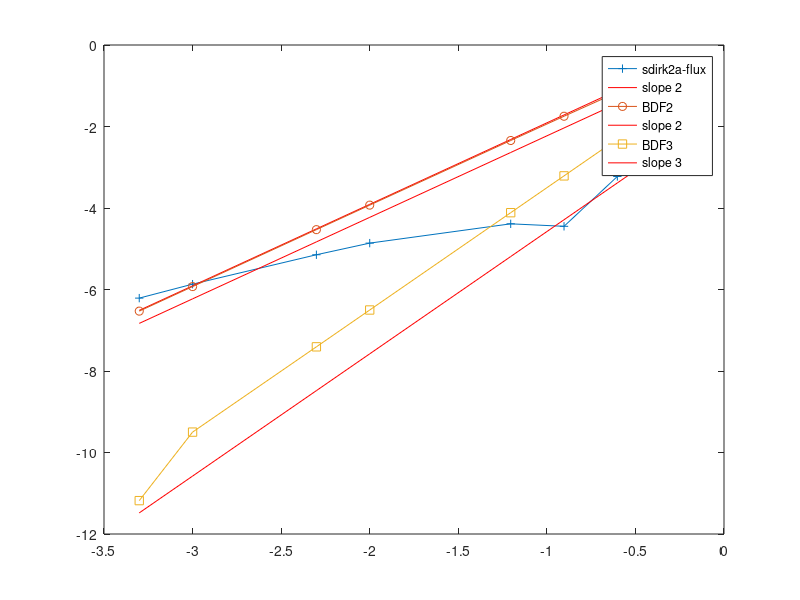

Reproduce this figure in MATLAB.
clear all; close all; clc;
% exact solution for flux: (1-x)*x*(1+t)^p = bf2(x)/4*(1+t)^p
% exact solution for precusors: (1-x)*x*(1+t)^p = bf2(x)/4*(1+t)^p
p=4;
% pb data
D=1; v=1e4;
beta=0.001; nsf=1.1;sa=1;
lambda=0.1;

% first basis function
bf1=@(x)(1-x).*(0.5-x)*2;
% last basis function
bf3=@(x)x.*(x-0.5)*2;
% middle basis function
bf2=@(x)4*x.*(1-x);
% derivative of the middle basis function
dbf2=@(x)4*(1-2.*x);
% second derivative of the middle basis function
ddbf2=@(x)-8+0.*x;
% temporal component
f = @(t) (1+t)^p;
dfdt = @(t) p*(1+t)^(p-1);

% exact solution for flux and prec
exact=@(x,t) f(t)*bf2(x);

% fem entry for second basis function
b2b2=integral(@(x)bf2(x).*bf2(x),0,1); % used for mass matrix of flux
ddb2=integral(@(x)ddbf2(x).*bf2(x),0,1);
grad2grad2 =integral(@(x)(dbf2(x)).^2,0,1);
% matrix entry for the flux
Aflx=-D*grad2grad2+(nsf*(1-beta)-sa)*b2b2;
IV=b2b2/v;
% source term for the flux equation after fem stuff (i.e., analytical src
% term tested against bf2 and integrated over space:
% recall: analytcial src term is: 
%  1/v dfdt(t) b2(x) - [(nsf(1-beta)-sa)b2(x)+div(D.grad b2(x))]f(t)
S_flx =@(t) b2b2/v*dfdt(t) - f(t)*((nsf*(1-beta)-sa)*b2b2 +D*ddb2) - f(t)*lambda*b2b2;
% exact solution for the flux at x=0.5 ==> bf2(0.5)/4*(1+t)^p = (1+t)^p /4

% source term for the precursors after fem stuff (precursors that are not coupled to flux: 1 and 3)
% exact solution for precursors x(1-x)*(1+t)^p = bf2(x)/4*(1+t)^p
b1b2=integral(@(x)bf1(x).*bf2(x),0,1);
S_p1 = @(t) dfdt(t)*b1b2 + f(t)*lambda*b1b2;
S_p2 = @(t) dfdt(t)*b2b2 + f(t)*lambda*b2b2  - beta*nsf*b2b2*f(t);
% no need for 3 equation because b1b2=b3b2
b3b2=integral(@(x)bf3(x).*bf2(x),0,1);
ex_p1=@(t) f(t)*b1b2;
ex_p2=@(t) f(t)*b2b2;

% full exact solution
ex = @(t) [ exact(0.5,t); ex_p2(t); ex_p1(t) ] ;

% initial values: flux(x=0.5,t=0), p1(t=0)=int( bf1(x) exact_p1(x,t=0) dx,
% same for p2
yinit=ex (0.);

% simulation end time
tend=5;

% size of size
n=3;
% create the time-deriviative part of the system matrix
TD = [ IV 0 0 ; 0 1 0 ; 0 0 1];
% create the steady-state part of the system matrix
A = [ Aflx lambda 0 ; beta*nsf*b2b2 -lambda 0; 0 0 -lambda]; 
% create the time-dependent rhs
S_vec = @(t) [ S_flx(t) ; S_p2(t) ; S_p1(t) ];

do_bdf2=true;
do_bdf3=true;

ntimes=[10 20 40 80 500 1000 5000 1e4 ]; % 5e4 1e5];% 5e5];% 5e5];

time_integration='sdirk2a';
switch time_integration
    case 'sdirk3'
        rk.nstages=3;
        rk.g=0.43586652150845899941601945119356;
        rk.a=[rk.g 0 0; ...
            ((1-rk.g)/2) rk.g 0;...
            (-(6*rk.g^2-16*rk.g+1)/4) ((6*rk.g^2-20*rk.g+5)/4) rk.g];
        rk.c=sum(rk.a,2);
        rk.b=rk.a(rk.nstages,:);
        rk.order=3;
    case 'sdirk3a'
        rk.nstages=3;
        rk.g=0.2113248654051871177454256097490213;
        rk.a=[rk.g, 0, 0 ;...
            rk.g, rk.g, 0;...
            rk.g, 0.5773502691896257645091487805019573, rk.g ];
        rk.c=sum(rk.a,2);
        rk.b=rk.a(rk.nstages,:);
        rk.order=3;
    case 'sdirk2a'
        rk.nstages=2;
        rk.g=0.2928932188134524755991556378951510;
        rk.a=[rk.g, 0 ;...
            1-rk.g, rk.g];
        rk.c=sum(rk.a,2);
        rk.b=rk.a(rk.nstages,:);
        rk.order=2;
    case 'sdirk2b'
        rk.nstages=2;
        rk.g=1.707106781186547524400844362104849;
        rk.a=[rk.g, 0 ;...
            1-rk.g, rk.g];
        rk.c=sum(rk.a,2);
        rk.b=rk.a(rk.nstages,:);
        rk.order=2;
    case 'sdirk4b'
        rk.nstages=5;
        rk.g=0.25;
        rk.a=[rk.g, 0, 0, 0, 0 ;...
            0.5,rk.g, 0, 0, 0;...
            0.34, -0.04, rk.g, 0, 0;...
            0.2727941176470588235294117647058824, -0.05036764705882352941176470588235294, 0.02757352941176470588235294117647059, rk.g, 0;...
            1.041666666666666666666666666666667,-1.020833333333333333333333333333333,7.8125,-7.083333333333333333333333333333333, rk.g ];
        rk.c=sum(rk.a,2);
        rk.b=rk.a(rk.nstages,:);
        rk.order=4;
    case 'sdirk4a'
        rk.nstages=5;
        rk.g=0.2666666666666666666666666666666667;
        rk.a=[rk.g, 0, 0, 0, 0 ;...
            0.5,rk.g, 0, 0, 0;...
            0.3541539528432732316227461858529820, -0.05415395284327323162274618585298197, rk.g, 0, 0;...
            0.08515494131138652076337791881433756, -0.06484332287891555171683963466229754, 0.07915325296404206392428857585141242, rk.g, 0;...
            2.100115700566932777970612055999074, -0.7677800284445976813343102185062276, 2.399816361080026398094746205273880, -2.998818699869028161397714709433394, rk.g ];
        rk.c=sum(rk.a,2);
        rk.b=rk.a(rk.nstages,:);
        rk.order=4;
    otherwise
        error('this sdirk is not available');
end

err=zeros(n,length(ntimes));
for iconv=1:length(ntimes)
    dt=tend/ntimes(iconv);
    tn=0;
    yn=yinit;
    fprintf('%d/%d\n',iconv,length(ntimes));
    y=zeros(n,rk.nstages); SS=y;
    for it=1:ntimes(iconv)
        for i=1:rk.nstages
            ti = tn + rk.c(i)*dt;
            SS(:,i)=S_vec(ti);
            rhs = TD*yn + dt*rk.a(i,i)*SS(:,i);
            for j=1:i-1
                rhs = rhs + dt*rk.a(i,j)*(A*y(:,j)+SS(:,j));
            end
            y(:,i) = (TD -rk.a(i,i)*dt*A) \ rhs;
        end
        yn = y(:,end);
        tn = tn + dt;
    end
    err(:,iconv)=abs(yn-ex(tend));
end

plot( log10(tend./ntimes), log10(err(1,:)), '+-' ); hold all
% plot( log10(tend./ntimes), log10(err(2,:)), '+-' ); hold all
% plot( log10(tend./ntimes), log10(err(3,:)), '+-' ); hold all
% slope_err = polyfit(log10(tend./ntimes), log10(err),1)
% reference line y=Cx^s log(y) = log(C) + s log(x)
% we pick one value of (x,y) to get C
% the multiplier in front of C is used to shift the ref. line
nn=1; %
nn=length(err(1,:));
s=rk.order; C=0.5*err(1,nn)/(tend/ntimes(nn))^s;
y=C*(tend./ntimes).^s;
hold all;plot(log10(tend./ntimes), log10(y), 'r-')
leg=char(strcat(time_integration,'-flux')); 
% leg=char(leg,strcat(time_integration,'-p2')); 
% leg=char(leg,strcat(time_integration,'-p1')); 
leg=char(leg,sprintf('slope %d',s)); 
% legend(leg)

if do_bdf2
    leg=char(leg,'BDF2'); 
    leg=char(leg,sprintf('slope %d',2));
    for iconv=1:length(ntimes)
        dt=tend/ntimes(iconv);
        tn=0;
        yn=yinit;
        fprintf('%d/%d\n',iconv,length(ntimes));
        yolder=yn;
        % first time step: CN
        %         for it=1:ntimes(iconv)
        yn = (TD-dt/2*A)\ ( (TD+dt/2*A)*yn + dt/2*(S_vec(tn)+S_vec(tn+dt)));
        tn = tn + dt;
        %         end
        % other time steps: BDF2
        for it=2:ntimes(iconv)
            ynew = ( TD -2/3*dt*A) \ ( TD/3*(4*yn-yolder) +2/3*dt*S_vec(tn+dt));
            tn = tn + dt;
            yolder=yn;
            yn=ynew;
        end
        err(:,iconv)=abs(yn-ex(tend));
    end
    
    plot( log10(tend./ntimes), log10(err(1,:)), 'o-' )
    % slope_err = polyfit(log10(tend./ntimes), log10(err),1)
    % reference line y=Cx^s log(y) = log(C) + s log(x)
    % we pick one value of (x,y) to get C
    % the multiplier in front of C is used to shift the ref. line
    nn=1; %
    nn=length(err(1,:));
    s=2; C=0.5*err(1,nn)/(tend/ntimes(nn))^s;
    y=C*(tend./ntimes).^s;
    hold all;plot(log10(tend./ntimes), log10(y), 'r-')
    
end

% legend(leg)
% return

if do_bdf3
    leg=char(leg,'BDF3'); 
    leg=char(leg,sprintf('slope %d',3));
    for iconv=1:length(ntimes)
        dt=tend/ntimes(iconv);
        tn=0;
        yn=yinit;
        fprintf('%d/%d\n',iconv,length(ntimes));
        % first time step: CN
        yn = (TD-dt/2*A)\ ( (TD+dt/2*A)*yn + dt/2*(S_vec(tn)+S_vec(tn+dt)));
        tn = tn + dt;
        % second time step: BDF2
        yolder=yinit;
        ynew = ( TD -2/3*dt*A) \ ( TD/3*(4*yn-yolder) +2/3*dt*S_vec(tn+dt));
        tn = tn + dt;
        yoldest=yinit;
        yolder=yn;
        yn=ynew;
        % other time steps: BDF3
        for it=3:ntimes(iconv)
            ynew = ( TD -6/11*dt*A) \ ( TD/11*(18*yn-9*yolder+2*yoldest) +6/11*dt*S_vec(tn+dt));
            tn = tn + dt;
            yoldest=yolder;
            yolder=yn;
            yn=ynew;
        end
        err(:,iconv)=abs(yn-ex(tend));
    end
    
    plot( log10(tend./ntimes), log10(err(1,:)), 's-' )
    % slope_err = polyfit(log10(tend./ntimes), log10(err),1)
    % reference line y=Cx^s log(y) = log(C) + s log(x)
    % we pick one value of (x,y) to get C
    % the multiplier in front of C is used to shift the ref. line
    nn=1; %
    nn=length(err(1,:));
    s=3; C=0.5*err(1,nn)/(tend/ntimes(nn))^s;
    y=C*(tend./ntimes).^s;
    hold all;plot(log10(tend./ntimes), log10(y), 'r-')
    
end

legend(leg)